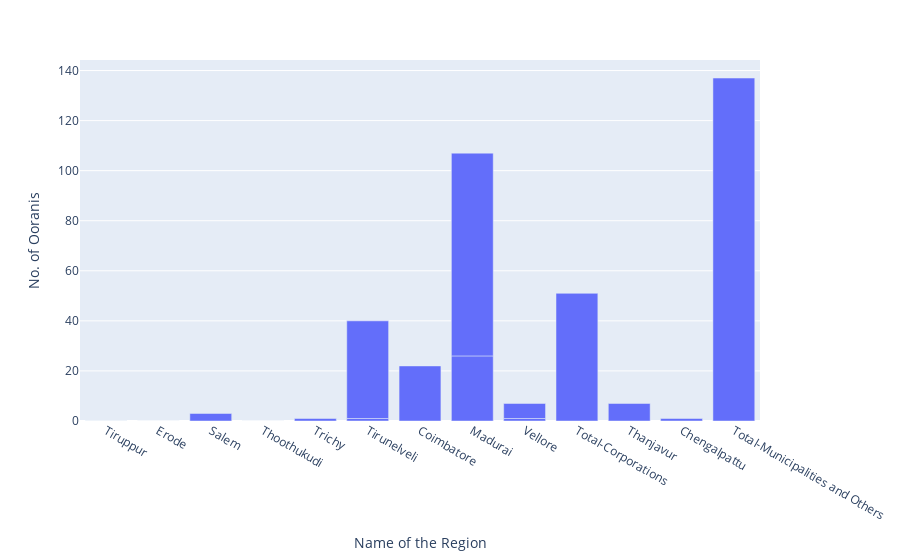

Notebook source saved alongside this figure:
### Code cell
fig= px.bar(totalwaterbodies, x = "Name of the Region", y = "No. of Ooranis")
fig.show()

### Figure 1 — Plotly figure (JSON) as saved in the notebook; plotly's stock layout.template omitted (floating-point values rounded to 4 significant figures)
{"data": [{"alignmentgroup": "True", "hovertemplate": "Name of the Region=%{x}<br>No. of Ooranis=%{y}<extra></extra>", "legendgroup": "", "marker": {"color": "#636efa", "pattern": {"shape": ""}}, "name": "", "offsetgroup": "", "orientation": "v", "showlegend": false, "textposition": "auto", "type": "bar", "x": ["Tiruppur", "Erode", "Salem", "Thoothukudi", "Trichy", "Tirunelveli", "Coimbatore", "Madurai", "Vellore", "Total-Corporations", "Tiruppur", "Vellore", "Tirunelveli", "Thanjavur", "Madurai", "Salem", "Chengalpattu", "Total-Municipalities and Others"], "xaxis": "x", "y": [0, 0, 0, 0, 1, 1, 22, 26, 1, 51, 0, 6, 39, 7, 81, 3, 1, 137], "yaxis": "y"}], "layout": {"barmode": "relative", "legend": {"tracegroupgap": 0}, "margin": {"t": 60}, "xaxis": {"anchor": "y", "domain": [0, 1], "title": {"text": "Name of the Region"}}, "yaxis": {"anchor": "x", "domain": [0, 1], "title": {"text": "No. of Ooranis"}}}}
